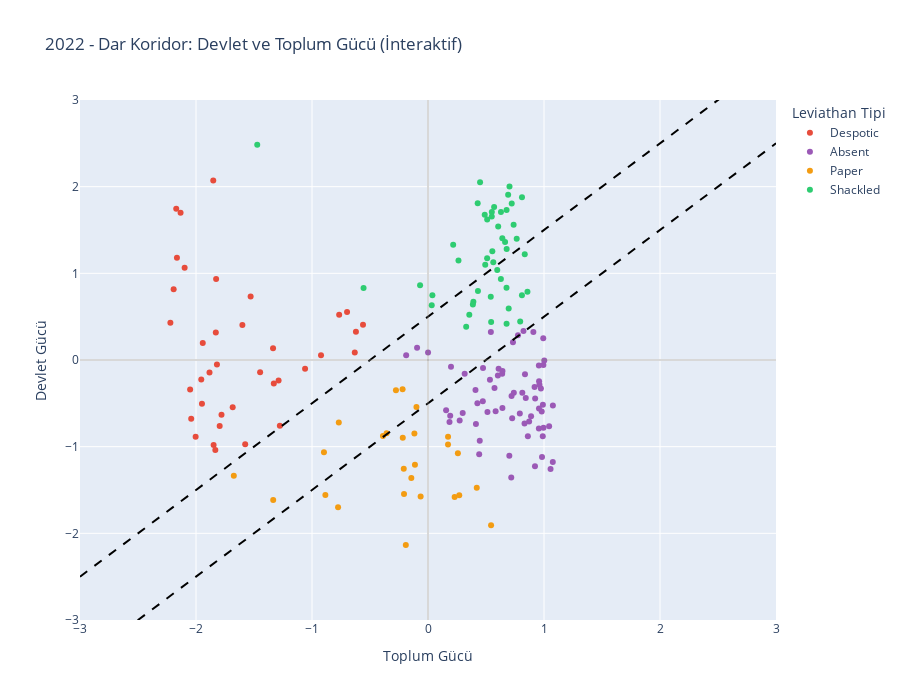

Notebook code cell kept with this figure:
### Code cell
# İnteraktif Plotly grafiği (2022)
fig = px.scatter(
    data_2022,
    x='SocietyPower',
    y='StatePower',
    color='LeviathanType',
    hover_name='countryname',
    hover_data={'StatePower': ':.2f', 'SocietyPower': ':.2f', 'LeviathanType': True},
    title='2022 - Dar Koridor: Devlet ve Toplum Gücü (İnteraktif)',
    color_discrete_map=color_map,
    labels={
        'StatePower': 'Devlet Gücü',
        'SocietyPower': 'Toplum Gücü',
        'LeviathanType': 'Leviathan Tipi'
    }
)

# Dar Koridor çizgileri ekle
x_line = np.linspace(-3, 3, 50)
fig.add_trace(go.Scatter(x=x_line, y=x_line + 0.5, mode='lines',
                         line=dict(color='black', dash='dash', width=2),
                         name='Dar Koridor (Üst)', showlegend=False))
fig.add_trace(go.Scatter(x=x_line, y=x_line - 0.5, mode='lines',
                         line=dict(color='black', dash='dash', width=2),
                         name='Dar Koridor (Alt)', showlegend=False))

# Eksen çizgileri
fig.add_hline(y=0, line_dash="solid", line_color="gray", opacity=0.3)
fig.add_vline(x=0, line_dash="solid", line_color="gray", opacity=0.3)

fig.update_layout(
    width=900,
    height=700,
    xaxis=dict(range=[-3, 3], title_font=dict(size=14)),
    yaxis=dict(range=[-3, 3], title_font=dict(size=14)),
    font=dict(size=12),
    hovermode='closest'
)

fig.show()

print("\n✓ İnteraktif Plotly grafiği oluşturuldu")

### Figure 1 — Plotly figure (JSON) as saved in the notebook; plotly's stock layout.template omitted (floating-point values rounded to 4 significant figures)
{"data": [{"customdata": [["Despotic"], ["Despotic"], ["Despotic"], ["Despotic"], ["Despotic"], ["Despotic"], ["Despotic"], ["Despotic"], ["Despotic"], ["Despotic"], ["Despotic"], ["Despotic"], ["Despotic"], ["Despotic"], ["Despotic"], ["Despotic"], ["Despotic"], ["Despotic"], ["Despotic"], ["Despotic"], ["Despotic"], ["Despotic"], ["Despotic"], ["Despotic"], ["Despotic"], ["Despotic"], ["Despotic"], ["Despotic"], ["Despotic"], ["Despotic"], ["Despotic"], ["Despotic"], ["Despotic"], ["Despotic"], ["Despotic"], ["Despotic"], ["Despotic"]], "hovertemplate": "<b>%{hovertext}</b><br><br>Leviathan Tipi=%{customdata[0]}<br>Toplum Gücü=%{x:.2f}<br>Devlet Gücü=%{y:.2f}<extra></extra>", "hovertext": ["Afghanistan", "Algeria", "Azerbaijan", "Bahrain", "Belarus", "Burundi", "Cambodia", "China", "Cuba", "Democratic People's Republic of Korea", "Egypt", "Equatorial Guinea", "Eritrea", "Eswatini", "Hong Kong SAR (China)", "India", "Iran", "Jordan", "Kazakhstan", "Kuwait", "Lao PDR", "Morocco", "Myanmar", "Nicaragua", "Oman", "Qatar", "Republic of the Congo", "Rwanda", "Saudi Arabia", "Tajikistan", "Thailand", "Turkmenistan", "Türkiye", "Uganda", "United Arab Emirates", "Uzbekistan", "Viet Nam"], "legendgroup": "Despotic", "marker": {"color": "#e74c3c", "symbol": "circle"}, "mode": "markers", "name": "Despotic", "orientation": "v", "showlegend": true, "type": "scatter", "x": [-1.848, -1.447, -1.942, -2.164, -2.051, -1.78, -1.329, -2.193, -2.221, -2.003, -1.829, -1.796, -1.833, -1.819, -1.851, -0.6977, -1.955, -0.5603, -0.9222, -0.7658, -1.884, -0.6313, -1.576, -1.949, -1.827, -2.17, -1.277, -1.529, -2.098, -1.684, -0.6213, -2.041, -1.336, -1.06, -2.133, -1.288, -1.6], "xaxis": "x", "y": [-0.9804, -0.1402, 0.1968, 1.179, -0.3411, -0.6304, -0.2714, 0.8173, 0.4292, -0.8863, 0.3166, -0.7605, -1.038, -0.05199, 2.07, 0.5539, -0.2264, 0.4061, 0.05589, 0.5215, -0.1434, 0.08761, -0.9732, -0.5051, 0.9343, 1.745, -0.76, 0.733, 1.065, -0.5465, 0.3273, -0.6786, 0.1347, -0.09971, 1.7, -0.2359, 0.4029], "yaxis": "y"}, {"customdata": [["Absent"], ["Absent"], ["Absent"], ["Absent"], ["Absent"], ["Absent"], ["Absent"], ["Absent"], ["Absent"], ["Absent"], ["Absent"], ["Absent"], ["Absent"], ["Absent"], ["Absent"], ["Absent"], ["Absent"], ["Absent"], ["Absent"], ["Absent"], ["Absent"], ["Absent"], ["Absent"], ["Absent"], ["Absent"], ["Absent"], ["Absent"], ["Absent"], ["Absent"], ["Absent"], ["Absent"], ["Absent"], ["Absent"], ["Absent"], ["Absent"], ["Absent"], ["Absent"], ["Absent"], ["Absent"], ["Absent"], ["Absent"], ["Absent"], ["Absent"], ["Absent"], ["Absent"], ["Absent"], ["Absent"], ["Absent"], ["Absent"], ["Absent"], ["Absent"], ["Absent"], ["Absent"], ["Absent"], ["Absent"], ["Absent"], ["Absent"], ["Absent"], ["Absent"], ["Absent"], ["Absent"], ["Absent"], ["Absent"], ["Absent"], ["Absent"]], "hovertemplate": "<b>%{hovertext}</b><br><br>Leviathan Tipi=%{customdata[0]}<br>Toplum Gücü=%{x:.2f}<br>Devlet Gücü=%{y:.2f}<extra></extra>", "hovertext": ["Albania", "Argentina", "Armenia", "Bangladesh", "Benin", "Bolivia", "Bosnia and Herzegovina", "Brazil", "Bulgaria", "Burkina Faso", "Colombia", "Costa Rica", "Côte d'Ivoire", "Dominican Republic", "Ecuador", "Ethiopia", "Gabon", "Georgia", "Ghana", "Greece", "Guyana", "Honduras", "Indonesia", "Italy", "Jamaica", "Kenya", "Kosovo", "Lebanon", "Lesotho", "Liberia", "Madagascar", "Malawi", "Maldives", "Mexico", "Moldova", "Mongolia", "Montenegro", "Namibia", "Nepal", "Niger", "Nigeria", "North Macedonia", "Pakistan", "Panama", "Papua New Guinea", "Paraguay", "Peru", "Philippines", "Romania", "Senegal", "Serbia", "Sierra Leone", "Solomon Islands", "South Africa", "Sri Lanka", "Suriname", "São Tomé and Príncipe", "The Gambia", "Timor-Leste", "Togo", "Trinidad and Tobago", "Tunisia", "Ukraine", "Vanuatu", "Zambia"], "legendgroup": "Absent", "marker": {"color": "#9b59b6", "symbol": "circle"}, "mode": "markers", "name": "Absent", "orientation": "v", "showlegend": true, "type": "scatter", "x": [0.6395, 0.9904, 0.9189, 0.1915, 0.4724, 0.4413, 0.8719, 0.7204, 0.6025, 0.8609, 0.7399, 0.9935, 0.6414, 0.9605, 0.4257, 0.1853, 0.4461, 0.7324, 0.836, 0.8232, 0.8131, 1.056, 0.6088, 0.9082, 1.002, 0.9568, 0.5733, 0.7178, 1.044, 0.9222, 1.076, 0.9803, -0.09408, 0.2991, 0.8429, 0.3161, 0.642, 0.7756, 0.8322, 0.7255, 0.7011, 0.4744, 0.273, 0.5339, 0.9557, 0.5125, 0.7914, 0.4094, 0.5418, 0.9733, 0.0003802, 0.983, 0.9237, 0.9559, -0.1882, 1.076, 0.583, 0.8887, 0.9894, 0.1562, 0.9576, 0.1983, 0.4132, 0.9948, 0.9957], "xaxis": "x", "y": [-0.1578, -0.5178, -0.3125, -0.6444, -0.477, -1.087, -0.7084, -0.4151, -0.1791, -0.8789, -0.3778, 0.2497, -0.5549, -0.285, -0.4984, -0.715, -0.9323, 0.2055, -0.1637, 0.3356, -0.3772, -1.257, -0.1017, 0.3218, -0.006971, -0.561, -0.3226, -1.356, -0.763, -1.226, -1.177, -0.5932, 0.1406, -0.6123, -0.4374, -0.1587, -0.1263, 0.2848, -0.7325, -0.6735, -1.106, -0.09239, -0.6978, -0.2284, -0.7913, -0.5987, -0.6163, -0.3451, 0.3231, -0.329, 0.0862, -1.12, -0.4438, -0.0641, 0.05394, -0.5236, -0.5922, -0.6488, -0.8785, -0.579, -0.2439, -0.07776, -0.7388, -0.05751, -0.7822], "yaxis": "y"}, {"customdata": [["Paper"], ["Paper"], ["Paper"], ["Paper"], ["Paper"], ["Paper"], ["Paper"], ["Paper"], ["Paper"], ["Paper"], ["Paper"], ["Paper"], ["Paper"], ["Paper"], ["Paper"], ["Paper"], ["Paper"], ["Paper"], ["Paper"], ["Paper"], ["Paper"], ["Paper"], ["Paper"], ["Paper"], ["Paper"], ["Paper"]], "hovertemplate": "<b>%{hovertext}</b><br><br>Leviathan Tipi=%{customdata[0]}<br>Toplum Gücü=%{x:.2f}<br>Devlet Gücü=%{y:.2f}<extra></extra>", "hovertext": ["Angola", "Bolivarian Republic of Venezuela", "Cameroon", "Central African Republic", "Chad", "Comoros", "Democratic Republic of the Congo", "Djibouti", "El Salvador", "Guatemala", "Guinea", "Guinea-Bissau", "Haiti", "Iraq", "Kyrgyzstan", "Libya", "Mali", "Mauritania", "Mozambique", "Republic of Yemen", "Somalia", "South Sudan", "Sudan", "Syrian Arab Republic", "Tanzania", "Zimbabwe"], "legendgroup": "Paper", "marker": {"color": "#f39c12", "symbol": "circle"}, "mode": "markers", "name": "Paper", "orientation": "v", "showlegend": true, "type": "scatter", "x": [-0.1173, -0.7752, -0.7691, -0.2068, -0.8969, -0.209, -0.06365, -0.3568, -0.2763, 0.1726, -0.3885, 0.4203, 0.2296, 0.2694, -0.2175, 0.5438, 0.2577, -0.09953, 0.1729, -0.8848, -0.1913, -1.334, -0.1437, -1.674, -0.2191, -0.1126], "xaxis": "x", "y": [-0.8474, -1.699, -0.7224, -1.545, -1.065, -1.255, -1.576, -0.8456, -0.3478, -0.9742, -0.8767, -1.474, -1.58, -1.559, -0.8974, -1.906, -1.075, -0.543, -0.8851, -1.558, -2.134, -1.616, -1.36, -1.334, -0.3378, -1.208], "yaxis": "y"}, {"customdata": [["Shackled"], ["Shackled"], ["Shackled"], ["Shackled"], ["Shackled"], ["Shackled"], ["Shackled"], ["Shackled"], ["Shackled"], ["Shackled"], ["Shackled"], ["Shackled"], ["Shackled"], ["Shackled"], ["Shackled"], ["Shackled"], ["Shackled"], ["Shackled"], ["Shackled"], ["Shackled"], ["Shackled"], ["Shackled"], ["Shackled"], ["Shackled"], ["Shackled"], ["Shackled"], ["Shackled"], ["Shackled"], ["Shackled"], ["Shackled"], ["Shackled"], ["Shackled"], ["Shackled"], ["Shackled"], ["Shackled"], ["Shackled"], ["Shackled"], ["Shackled"], ["Shackled"], ["Shackled"], ["Shackled"], ["Shackled"], ["Shackled"], ["Shackled"], ["Shackled"], ["Shackled"]], "hovertemplate": "<b>%{hovertext}</b><br><br>Leviathan Tipi=%{customdata[0]}<br>Toplum Gücü=%{x:.2f}<br>Devlet Gücü=%{y:.2f}<extra></extra>", "hovertext": ["Australia", "Austria", "Barbados", "Belgium", "Bhutan", "Botswana", "Canada", "Cape Verde", "Chile", "Croatia", "Cyprus", "Czechia", "Denmark", "Estonia", "Fiji", "Finland", "France", "Germany", "Hungary", "Iceland", "Ireland", "Israel", "Japan", "Latvia", "Lithuania", "Luxembourg", "Malaysia", "Malta", "Mauritius", "Netherlands", "New Zealand", "Norway", "Poland", "Portugal", "Republic of Korea", "Seychelles", "Singapore", "Slovakia", "Slovenia", "Spain", "Sweden", "Switzerland", "Taiwan", "United Kingdom", "United States of America", "Uruguay"], "legendgroup": "Shackled", "marker": {"color": "#2ecc71", "symbol": "circle"}, "mode": "markers", "name": "Shackled", "orientation": "v", "showlegend": true, "type": "scatter", "x": [0.5102, 0.5502, 0.7947, 0.6645, -0.06817, 0.5444, 0.489, 0.6775, 0.541, 0.3561, 0.6957, 0.5628, 0.7025, 0.7646, 0.3292, 0.4489, 0.5546, 0.605, -0.5555, 0.6288, 0.7381, 0.2628, 0.5498, 0.6768, 0.4933, 0.7217, 0.03781, 0.8099, 0.4306, 0.4284, 0.57, 0.8101, 0.03208, 0.5098, 0.2171, 0.3912, -1.472, 0.3867, 0.597, 0.8574, 0.6774, 0.691, 0.6781, 0.6408, 0.834, 0.6285], "xaxis": "x", "y": [1.621, 1.708, 0.4434, 1.361, 0.8633, 0.4371, 1.677, 0.4177, 0.7289, 0.5221, 0.5954, 1.128, 2.001, 1.399, 0.3829, 2.05, 1.253, 1.54, 0.831, 1.707, 1.562, 1.148, 1.657, 0.8342, 1.098, 1.806, 0.7465, 0.7479, 0.7972, 1.81, 1.765, 1.879, 0.6314, 1.174, 1.331, 0.6727, 2.484, 0.6414, 1.039, 0.7875, 1.732, 1.906, 1.281, 1.404, 1.22, 0.934], "yaxis": "y"}, {"line": {"color": "black", "dash": "dash", "width": 2}, "mode": "lines", "name": "Dar Koridor (Üst)", "showlegend": false, "type": "scatter", "x": [-3, -2.878, -2.755, -2.633, -2.51, -2.388, -2.265, -2.143, -2.02, -1.898, -1.776, -1.653, -1.531, -1.408, -1.286, -1.163, -1.041, -0.9184, -0.7959, -0.6735, -0.551, -0.4286, -0.3061, -0.1837, -0.06122, 0.06122, 0.1837, 0.3061, 0.4286, 0.551, 0.6735, 0.7959, 0.9184, 1.041, 1.163, 1.286, 1.408, 1.531, 1.653, 1.776, 1.898, 2.02, 2.143, 2.265, 2.388, 2.51, 2.633, 2.755, 2.878, 3], "y": [-2.5, -2.378, -2.255, -2.133, -2.01, -1.888, -1.765, -1.643, -1.52, -1.398, -1.276, -1.153, -1.031, -0.9082, -0.7857, -0.6633, -0.5408, -0.4184, -0.2959, -0.1735, -0.05102, 0.07143, 0.1939, 0.3163, 0.4388, 0.5612, 0.6837, 0.8061, 0.9286, 1.051, 1.173, 1.296, 1.418, 1.541, 1.663, 1.786, 1.908, 2.031, 2.153, 2.276, 2.398, 2.52, 2.643, 2.765, 2.888, 3.01, 3.133, 3.255, 3.378, 3.5]}, {"line": {"color": "black", "dash": "dash", "width": 2}, "mode": "lines", "name": "Dar Koridor (Alt)", "showlegend": false, "type": "scatter", "x": [-3, -2.878, -2.755, -2.633, -2.51, -2.388, -2.265, -2.143, -2.02, -1.898, -1.776, -1.653, -1.531, -1.408, -1.286, -1.163, -1.041, -0.9184, -0.7959, -0.6735, -0.551, -0.4286, -0.3061, -0.1837, -0.06122, 0.06122, 0.1837, 0.3061, 0.4286, 0.551, 0.6735, 0.7959, 0.9184, 1.041, 1.163, 1.286, 1.408, 1.531, 1.653, 1.776, 1.898, 2.02, 2.143, 2.265, 2.388, 2.51, 2.633, 2.755, 2.878, 3], "y": [-3.5, -3.378, -3.255, -3.133, -3.01, -2.888, -2.765, -2.643, -2.52, -2.398, -2.276, -2.153, -2.031, -1.908, -1.786, -1.663, -1.541, -1.418, -1.296, -1.173, -1.051, -0.9286, -0.8061, -0.6837, -0.5612, -0.4388, -0.3163, -0.1939, -0.07143, 0.05102, 0.1735, 0.2959, 0.4184, 0.5408, 0.6633, 0.7857, 0.9082, 1.031, 1.153, 1.276, 1.398, 1.52, 1.643, 1.765, 1.888, 2.01, 2.133, 2.255, 2.378, 2.5]}], "layout": {"font": {"size": 12}, "height": 700, "hovermode": "closest", "legend": {"title": {"text": "Leviathan Tipi"}, "tracegroupgap": 0}, "shapes": [{"line": {"color": "gray", "dash": "solid"}, "opacity": 0.3, "type": "line", "x0": 0, "x1": 1, "xref": "x domain", "y0": 0, "y1": 0, "yref": "y"}, {"line": {"color": "gray", "dash": "solid"}, "opacity": 0.3, "type": "line", "x0": 0, "x1": 0, "xref": "x", "y0": 0, "y1": 1, "yref": "y domain"}], "title": {"text": "2022 - Dar Koridor: Devlet ve Toplum Gücü (İnteraktif)"}, "width": 900, "xaxis": {"anchor": "y", "domain": [0, 1], "range": [-3, 3], "title": {"font": {"size": 14}, "text": "Toplum Gücü"}}, "yaxis": {"anchor": "x", "domain": [0, 1], "range": [-3, 3], "title": {"font": {"size": 14}, "text": "Devlet Gücü"}}}}
